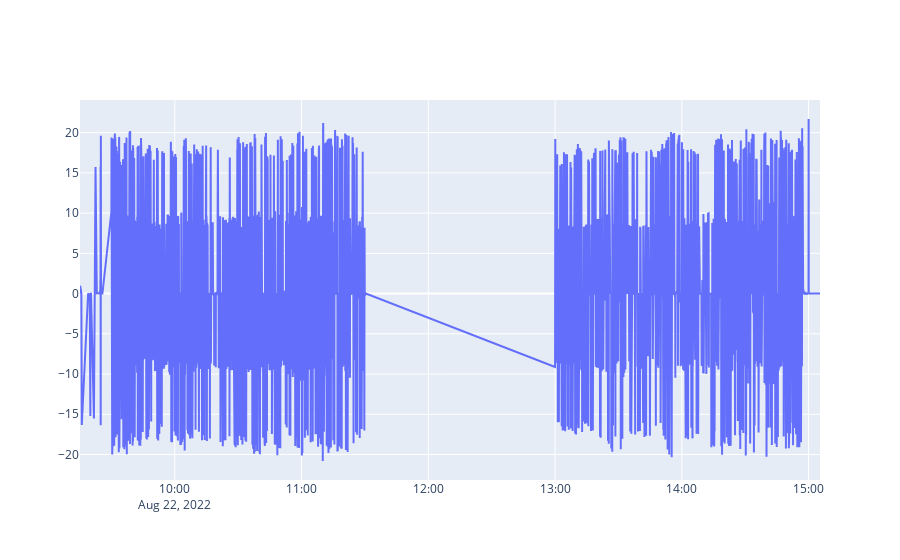

The notebook cell this image was saved under:
### Code cell
import plotly.graph_objects as go
 
fig = go.Figure(data=[
    go.Scatter(name='log-OFI', x=df_signal.index, y=df_signal['log-OFI']),
    
],
)

fig.show()

### Figure 1 — Plotly figure (JSON) as saved in the notebook; plotly's stock layout.template omitted (floating-point values rounded to 4 significant figures; data arrays with more than 128 entries replaced by an {"elided": "..."} marker saying what was removed)
{"data": [{"name": "log-OFI", "type": "scatter", "x": {"elided": "4362 str values"}, "y": {"elided": "4362 float values"}}], "layout": {}}
